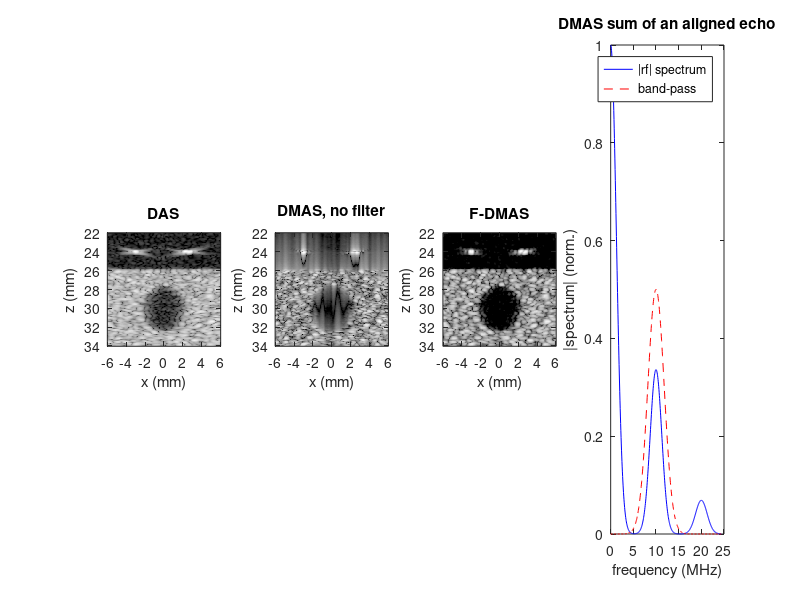
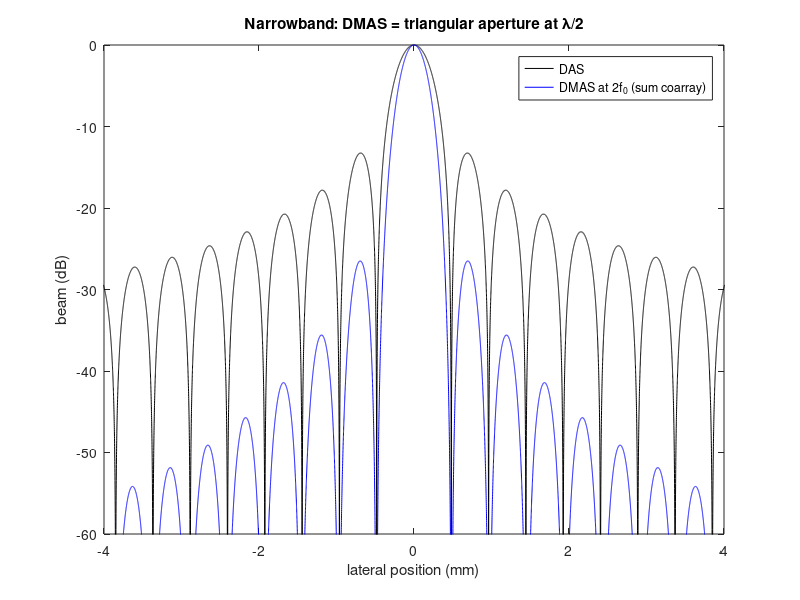

Write MATLAB code to recreate these figures, in order.
%% m25_dmas.m  -  delay-multiply-and-sum (DMAS / F-DMAS)
% Purpose : verify the O(N) identity sum_{i<j} s_i s_j = ((sum s)^2 - sum s^2)/2 for the
%           signed-square-root products, show the DC + 2f0 spectrum of the DMAS sum,
%           compute the narrowband sum-coarray beam (DMAS at 2f0) against DAS, and
%           compare DAS, unfiltered DMAS and F-DMAS images (points, cyst in speckle).
% Change  : noise_dB, the band-pass width (sigh), N.
% Expect  : identity error ~1e-13; narrowband PSL -13.3 dB (DAS) vs -26.5 dB (DMAS),
%           width ratio 0.74; images: F-DMAS PSL ~-27 dB vs ~-19 dB DAS.
% Base MATLAB only; runs in MATLAB R2019b+ and GNU Octave 8. Runtime ~6 s.
clear; close all; rng(4);
c = 1540; f0 = 5e6; fs = 20e6; lam = c/f0; N = 64; pitch = 0.3e-3; xe = ((0:N-1) - (N-1)/2)*pitch;
bw = 0.6; sigf = bw*f0/(2*sqrt(2*log(2))); sigt = 1/(2*pi*sigf); ang = (-4:4)*pi/180; Na = numel(ang);

%% 1. The O(N) identity (random RF aperture vectors)
s = randn(1000, N); sh = sign(s).*sqrt(abs(s)); slow = zeros(1000,1);
for i = 1:N-1, for j = i+1:N, slow = slow + sign(s(:,i).*s(:,j)).*sqrt(abs(s(:,i).*s(:,j))); end, end
fast = (sum(sh,2).^2 - sum(abs(s),2))/2;
fprintf('identity: max |pairwise - O(N)| = %.2e (relative %.1e); %d pair products replaced by %d square roots\n', max(abs(slow - fast)), max(abs(slow - fast))/max(abs(slow)), N*(N-1)/2, N);

%% 2. Spectrum of the DMAS sum for an aligned echo: every pair term equals |rf(t)|
fsr = 200e6; t = (-2048:2047)'/fsr; rf = exp(-t.^2/(2*sigt^2)).*cos(2*pi*f0*t); Y = abs(fft(abs(rf))); fsp = (0:4095)'*fsr/4096;
e0 = sum(Y(fsp < 2.5e6).^2); e2 = sum(Y(fsp > 7.5e6 & fsp < 12.5e6).^2); e4 = sum(Y(fsp > 17.5e6 & fsp < 22.5e6).^2);
fprintf('aligned echo, |rf| spectrum: energy DC band : 2f0 band : 4f0 band = 1 : %.3f : %.4f (positive frequencies)\n', e2/e0, e4/e0);

%% 3. Narrowband sum coarray at z = 30 mm: 2f0 term of pair (i,j) has phase phi_i + phi_j
x = linspace(-8e-3, 8e-3, 32001); q = 2*pi*pitch*x/(lam*30e-3); AF = exp(1j*q'*(0:N-1)); a1 = sum(AF,2); a2 = sum(AF.^2,2);
dasNB = abs(a1)/N; dmNB = abs((a1.^2 - a2)/2)/(N*(N-1)/2);
wid = @(y) max(x(y >= 0.5)) - min(x(y >= 0.5));
i0 = 16001; il = i0; while dasNB(il-1) <= dasNB(il), il = il - 1; end
jl = i0; while dmNB(jl-1) <= dmNB(jl), jl = jl - 1; end
fprintf('narrowband: DAS FWHM %.3f mm PSL %.1f dB; DMAS(2f0) FWHM %.3f mm PSL %.1f dB; width ratio %.3f\n', wid(dasNB)*1e3, 20*log10(max(dasNB(1:il))), wid(dmNB)*1e3, 20*log10(max(dmNB(1:jl))), wid(dmNB)/wid(dasNB));

%% 4. Plane-wave simulation: points at z = 24 mm, cyst in speckle, noise
t0 = 25e-6; Nt = 580; tt = t0 + (0:Nt-1)'/fs; noise_dB = -20;
nsc = round(13.6*8.6*80); xs = (rand(nsc,1)*13.6 - 6.8)*1e-3; zs = (26 + 8.6*rand(nsc,1))*1e-3;
keep = (xs.^2 + (zs-30e-3).^2) > (2.5e-3)^2; xs = [xs(keep); -3e-3; 2.25e-3; 2.75e-3]; zs = [zs(keep); 24e-3; 24e-3; 24e-3]; as = [randn(sum(keep),1); 15; 15; 15];
IQ = zeros(Nt, N, Na); K4 = ceil(4*sigt*fs); E = repmat(1:N, numel(xs), 1);
for a = 1:Na
  tau = (xs*sin(ang(a)) + zs*cos(ang(a)))/c + sqrt((xs - xe).^2 + zs.^2)/c; ph = as.*exp(-1j*2*pi*f0*tau); n0 = (tau - t0)*fs;
  accr = zeros(Nt*N,1); acci = accr;
  for k = -K4:K4
    n = floor(n0) + k; g = exp(-((n - n0)/fs).^2/(2*sigt^2)); ok = n >= 0 & n < Nt; idx = n(ok) + 1 + (E(ok)-1)*Nt; v = g(ok).*ph(ok);
    accr = accr + accumarray(idx, real(v), [Nt*N 1]); acci = acci + accumarray(idx, imag(v), [Nt*N 1]);
  end
  IQ(:,:,a) = reshape(accr + 1j*acci, Nt, N);
end
Pref = mean(mean(abs(IQ(tt > 2*27.5e-3/c & tt < 2*33e-3/c, :, 5)).^2)); taps = exp(-((-K4:K4)'/fs).^2/(2*sigt^2));
for a = 1:Na, IQ(:,:,a) = IQ(:,:,a) + sqrt(Pref*10^(noise_dB/10)/sum(taps.^2))*conv2((randn(Nt+2*K4,N) + 1j*randn(Nt+2*K4,N))/sqrt(2), taps, 'valid'); end

%% 5. RF aperture data on a fine axial grid (lambda/16), then DAS, DMAS, F-DMAS
sub = 4; dz = 0.075e-3; dzf = dz/sub; fsz = c/(2*dzf); xg = (-6:0.05:6)*1e-3; zf = (22e-3:dzf:34e-3)';
[Zp, Xp] = ndgrid(zf, xg); Xp = Xp(:); Zp = Zp(:); S = zeros(numel(Xp), N); Ttx = (Xp*sin(ang) + Zp*cos(ang))/c; Ptx = exp(1j*2*pi*f0*Ttx);
for e = 1:N
  trx = sqrt((Xp - xe(e)).^2 + Zp.^2)/c; acc = 0;
  for a = 1:Na
    fn = (Ttx(:,a) + trx - t0)*fs; n = floor(fn); fr = fn - n; ok = n >= 0 & n < Nt-1; col = IQ(:,e,a); v = zeros(size(fn));
    v(ok) = col(n(ok)+1).*(1-fr(ok)) + col(n(ok)+2).*fr(ok); acc = acc + v.*Ptx(:,a);
  end
  S(:,e) = acc.*exp(1j*2*pi*f0*trx);
end
nzf = numel(zf); nx = numel(xg); R = reshape(real(S), nzf, nx, N); Sc = reshape(S, nzf, nx, N);
tic; das = abs(sum(Sc,3))/N; tdas = toc;
tic; shh = sign(R).*sqrt(abs(R)); yd = (sum(shh,3).^2 - sum(abs(R),3))/2;
nf = 2^nextpow2(nzf + 64); f = [0:nf/2, -nf/2+1:-1]'*fsz/nf; sigh = sqrt(2)*sigf;
Yd = fft(yd, nf, 1); envF = abs(ifft(Yd.*(2*exp(-(f - 2*f0).^2/(2*sigh^2)).*(f > 0)), [], 1)); envF = envF(1:nzf,:);
envU = abs(ifft(Yd.*(2*(f > 0) + (f == 0)), [], 1)); envU = envU(1:nzf,:); tdm = toc;   % unfiltered: analytic-signal envelope
imgs = {das(1:sub:end,:), envU(1:sub:end,:), envF(1:sub:end,:)}; names = {'DAS', 'DMAS, no filter', 'F-DMAS'}; zo = zf(1:sub:end);
fprintf('time per image: DAS %.2f s, DMAS + band-pass %.2f s (%d x %d RF samples)\n', tdas, tdm, nzf, nx);
[ZI, XI] = ndgrid(zo, xg); cyst = (XI.^2 + (ZI-30e-3).^2) < (2e-3)^2; bgr = XI >= -5.8e-3 & XI <= -3.4e-3 & ZI >= 28e-3 & ZI <= 32e-3;
[~, rp] = min(abs(zo - 24e-3)); xsel = xg >= -5.5e-3 & xg <= -0.5e-3; xq = xg(xsel);
fprintf('\n%-16s %6s %6s %6s %6s %6s\n', 'image', 'FWHM', 'PSL', 'CR', 'gCNR', 'sSNR');
for i = 1:3
  A = imgs{i}; pr = A(rp, xsel); [pk, ip] = max(pr); half = pk/2;
  il = ip; while pr(il) > half, il = il - 1; end; ir = ip; while pr(ir) > half, ir = ir + 1; end
  xl = xq(il) + (half - pr(il))/(pr(il+1) - pr(il))*(xq(il+1) - xq(il)); xr = xq(ir-1) + (half - pr(ir-1))/(pr(ir) - pr(ir-1))*(xq(ir) - xq(ir-1));
  ml = il; while ml > 1 && pr(ml-1) <= pr(ml), ml = ml - 1; end; mr = ir; while mr < numel(pr) && pr(mr+1) <= pr(mr), mr = mr + 1; end
  side = pr; side(ml:mr) = 0; ci = A(cyst); bi = A(bgr); v = [ci; bi]; lab = [zeros(numel(ci),1); ones(numel(bi),1)]; [~, o] = sort(v); lab = lab(o);
  bins = floor((0:numel(v)-1)'*100/numel(v)); g = 1 - sum(min(accumarray(bins(lab==0)+1,1,[100 1])/numel(ci), accumarray(bins(lab==1)+1,1,[100 1])/numel(bi)));
  fprintf('%-16s %5.3fmm %6.1f %6.1f %6.3f %6.2f\n', names{i}, (xr - xl)*1e3, 20*log10(max(side)/pk), 10*log10(mean(bi.^2)/mean(ci.^2)), g, mean(bi)/std(bi,1));
end
fprintf('(FWHM from the 0.05 mm image columns through the point at x = -3 mm, z = 24 mm)\n');

%% Figures
figure('Position', [50 50 1200 330]);
for i = 1:3
  subplot(1,4,i); A = imgs{i}/max(imgs{i}(:)); imagesc(xg*1e3, zo*1e3, 20*log10(A + 1e-12), [-60 0]); axis image; colormap(gray); title(names{i}); xlabel('x (mm)'); ylabel('z (mm)');
end
subplot(1,4,4); plot(fsp(1:500)/1e6, Y(1:500)/Y(1), 'b'); hold on; plot(fsp(1:500)/1e6, 0.5*exp(-(fsp(1:500) - 2*f0).^2/(2*sigh^2)), 'r--');
xlabel('frequency (MHz)'); ylabel('|spectrum| (norm.)'); title('DMAS sum of an aligned echo'); legend('|rf| spectrum', 'band-pass');
figure; plot(x*1e3, 20*log10(dasNB + 1e-9), 'k', x*1e3, 20*log10(dmNB + 1e-9), 'b'); ylim([-60 0]); xlim([-4 4]);
xlabel('lateral position (mm)'); ylabel('beam (dB)'); legend('DAS', 'DMAS at 2f_0 (sum coarray)'); title('Narrowband: DMAS = triangular aperture at \lambda/2');
